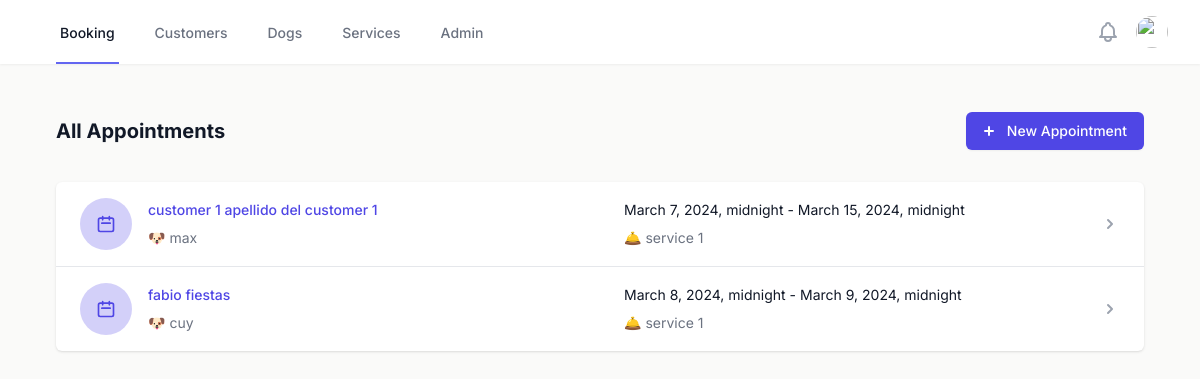
/booking/, run on an earlier commit of the app's database.
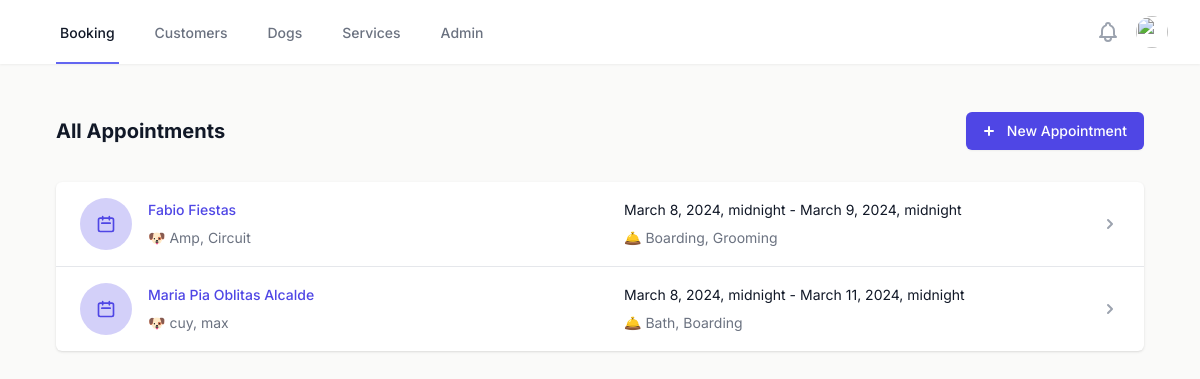
And on a later commit of the database.
### booking/models.py (models this page shows, shortened)
class Appointment(models.Model):
    id = models.UUIDField(
        primary_key=True,
        default=uuid.uuid4,
        editable=False)
    start_date = models.DateTimeField(default=timezone.now)
    end_date = models.DateTimeField(default=timezone.now)
    email_confirmation = models.BooleanField(default=False)
    created = models.DateTimeField(auto_now_add=True, editable=False)
    last_updated = models.DateTimeField(auto_now=True, editable=False)
    customer = models.ForeignKey(Customer, on_delete=models.CASCADE)
    dogs = models.ManyToManyField(Dog)
    services = models.ManyToManyField(Service)
    class Meta:
        ordering = ("start_date",)

class Customer(models.Model):
    id = models.UUIDField(
        primary_key=True,
        default=uuid.uuid4,
        editable=False)
    first_name = models.CharField(max_length=50, blank=True)
    last_name = models.CharField(max_length=100, blank=True)
    email = models.EmailField(blank=True)
    created = models.DateTimeField(auto_now_add=True, editable=False)
    last_updated = models.DateTimeField(auto_now=True, editable=False)
    class Meta:
        verbose_name = 'Customer'
        verbose_name_plural = 'Customers'
        ordering = ("first_name",)
    def __str__(self):
        return str(self.first_name + " " + self.last_name)

class Dog(models.Model):
    id = models.UUIDField(
        primary_key=True,
        default=uuid.uuid4,
        editable=False)
    first_name = models.CharField(max_length=50, blank=True)
    last_name = models.CharField(max_length=100, blank=True)
    created = models.DateTimeField(auto_now_add=True, editable=False)
    last_updated = models.DateTimeField(auto_now=True, editable=False)
    customers = models.ManyToManyField(Customer, blank=True)
    class Meta:
        verbose_name = 'Dog'
        verbose_name_plural = 'Dogs'
        ordering = ("first_name",)

class Service(models.Model):
    id = models.UUIDField(
        primary_key=True,
        default=uuid.uuid4,
        editable=False)
    name = models.CharField(max_length=100, blank=True)
    description = models.TextField(blank=True)
    created = models.DateTimeField(auto_now_add=True, editable=False)
    last_updated = models.DateTimeField(auto_now=True, editable=False)
    class Meta:
        verbose_name = 'Service'
        verbose_name_plural = 'Services'
        ordering = ("name",)

### booking/views.py (the view)
# urls.py: path('', AppointmentListView.as_view(), name='index'),
class AppointmentListView(generic.ListView):
    model = models.Appointment
    form_class = forms.AppointmentForm

### templates/booking/appointment_list.html
{% extends "index.html" %}
{% block content %}
<div class="pb-8 sm:flex sm:items-center sm:justify-between">
    <h3 class="text-xl leading-6 font-bold text-gray-900">All Appointments</h3>
    <div class="mt-3 sm:mt-0 sm:ml-4">
        <a class="btn btn-primary" href="{% url 'book_appointment' %}">
            <button type="button" class="inline-flex items-center px-4 py-2 border border-transparent rounded-md shadow-sm text-sm font-medium text-white bg-indigo-600 hover:bg-indigo-700 focus:outline-none focus:ring-2 focus:ring-offset-2 focus:ring-indigo-500">
                <svg class="-ml-1 mr-2 h-5 w-5" xmlns="http://www.w3.org/2000/svg" viewBox="0 0 20 20" fill="currentColor" aria-hidden="true">
                    <path fill-rule="evenodd" d="M10 5a1 1 0 011 1v3h3a1 1 0 110 2h-3v3a1 1 0 11-2 0v-3H6a1 1 0 110-2h3V6a1 1 0 011-1z" clip-rule="evenodd" />
                </svg>
                <span>New Appointment</span>
            </button>
        </a>
    </div>
</div>
<div class="bg-white shadow overflow-hidden sm:rounded-md">
    <ul role="list" class="divide-y divide-gray-200">
        {% for object in object_list %}
        {% include '../partials/appointment-card.html' with appointment=object %}
        {% endfor %}
    </ul>
</div>
{% endblock %}

### templates/index.html (shortened to what this page needs)
{% load static %}
<!DOCTYPE html>
<html lang="en" class="h-full">
    <head>
        <script src="https://cdn.tailwindcss.com"></script>
        <link rel="stylesheet" href="https://cdnjs.cloudflare.com/ajax/libs/font-awesome/6.0.0/css/all.min.css" />
        <link rel="stylesheet" href="https://cdn.jsdelivr.net/npm/tw-elements/dist/css/index.min.css" />
        <script src="https://cdn.tailwindcss.com"></script>
    </head>
    <body id="app" class="bg-stone-50 h-full">
        {% include './partials/nav.html' %}
        <main class="flex-1 pb-8 ">
            <div class="max-w-6xl mx-auto px-4 sm:px-6 lg:px-8 pt-12">
                {% block content %}{% endblock %}
            </div>
        </main>
    </body>
</html>

### templates/partials/nav.html (shortened to what this page needs)
<nav class="bg-white drop-shadow-sm">
    <div class="max-w-7xl mx-auto px-4 sm:px-6 lg:px-8">
        <div class="flex justify-between h-16">
            <div class="flex">
                <div class="hidden md:ml-6 md:flex md:space-x-8">
                    <a href="/" class="border-indigo-500 text-gray-900 inline-flex items-center px-1 pt-1 border-b-2 text-sm font-medium"> Booking </a>
                    <a href="#" class="border-transparent text-gray-500 hover:border-gray-300 hover:text-gray-700 inline-flex items-center px-1 pt-1 border-b-2 text-sm font-medium"> Customers </a>
                    <a href="#" class="border-transparent text-gray-500 hover:border-gray-300 hover:text-gray-700 inline-flex items-center px-1 pt-1 border-b-2 text-sm font-medium"> Dogs </a>
                    <a href="#" class="border-transparent text-gray-500 hover:border-gray-300 hover:text-gray-700 inline-flex items-center px-1 pt-1 border-b-2 text-sm font-medium"> Services </a>
                    <a href="/admin" class="border-transparent text-gray-500 hover:border-gray-300 hover:text-gray-700 inline-flex items-center px-1 pt-1 border-b-2 text-sm font-medium"> Admin </a>
                </div>
            </div>
            <div class="flex items-center">
                <div class="hidden md:ml-4 md:flex-shrink-0 md:flex md:items-center">
                    <button type="button" class="bg-white p-1 rounded-full text-gray-400 hover:text-gray-500 focus:outline-none focus:ring-2 focus:ring-offset-2 focus:ring-indigo-500">
                    </button>
                    <div class="ml-3 relative">
                        <div>
                            <button type="button" class="bg-white rounded-full flex text-sm focus:outline-none focus:ring-2 focus:ring-offset-2 focus:ring-indigo-500" id="user-menu-button" aria-expanded="false" aria-haspopup="true">
                            <img class="h-8 w-8 rounded-full" src="https://images.unsplash.com/photo-1472099645785-5658abf4ff4e?ixlib=rb-1.2.1&ixid=eyJhcHBfaWQiOjEyMDd9&auto=format&fit=facearea&facepad=2&w=256&h=256&q=80" alt="">
                            </button>
                        </div>
                    </div>
                </div>
            </div>
        </div>
    </div>
</nav>

### templates/partials/appointment-card.html
<li>
    <a href="{% url 'appointment_details' appointment.id %}" class="block hover:bg-gray-50">
        <div class="flex items-center px-4 py-4 sm:px-6">
            <div class="min-w-0 flex-1 flex items-center">
                <div class="flex-shrink-0 bg-indigo-600/25 p-4 rounded-full">
                    <svg xmlns="http://www.w3.org/2000/svg" class="h-5 w-5" fill="none" viewBox="0 0 24 24" stroke="#4f46e5" stroke-width="2">
                        <path stroke-linecap="round" stroke-linejoin="round" d="M8 7V3m8 4V3m-9 8h10M5 21h14a2 2 0 002-2V7a2 2 0 00-2-2H5a2 2 0 00-2 2v12a2 2 0 002 2z" />
                    </svg>
                </div>
                <div class="min-w-0 flex-1 px-4 md:grid md:grid-cols-2 md:gap-4">
                    <div>
                        <p class="text-sm font-medium text-indigo-600 truncate">{{ appointment.customer }}</p>
                        <p class="mt-2 flex items-center text-sm text-gray-500">
                            🐶 {% for dog in appointment.dogs.all %} {% if forloop.last %}
                            {{ dog.first_name }}
                            {% else %}
                            {{ dog.first_name }},
                            {% endif %}
                            {% endfor %}
                        </p>
                    </div>
                    <div class="hidden md:block">
                        <div>
                            <p class="text-sm text-gray-900">
                                {{ appointment.start_date }} - {{ appointment.end_date }}
                            </p>
                            <p class="mt-2 flex items-center text-sm text-gray-500">
                                🛎️ {% for service in appointment.services.all %} {% if forloop.last %}
                                {{ service.name }}
                                {% else %}
                                {{ service.name }},
                                {% endif %}
                                {% endfor %}
                            </p>
                        </div>
                    </div>
                </div>
            </div>
            <div>
                <svg class="h-5 w-5 text-gray-400" xmlns="http://www.w3.org/2000/svg" viewBox="0 0 20 20" fill="currentColor" aria-hidden="true">
                    <path fill-rule="evenodd" d="M7.293 14.707a1 1 0 010-1.414L10.586 10 7.293 6.707a1 1 0 011.414-1.414l4 4a1 1 0 010 1.414l-4 4a1 1 0 01-1.414 0z" clip-rule="evenodd" />
                </svg>
            </div>
        </div>
    </a>
</li>

What changed in the data, as far as the page shows it:
removed Appointment: customer "customer 1 apellido del customer 1", start_date "March 7, 2024, midnight", end_date "March 15, 2024, midnight", Dog (first_name "max")
removed Service: name "service 1"
removed Appointment: customer "fabio fiestas", start_date "March 8, 2024, midnight", end_date "March 9, 2024, midnight", Dog (first_name "cuy")
added Appointment: customer "Fabio Fiestas", start_date "March 8, 2024, midnight", end_date "March 9, 2024, midnight"
added Dog: first_name "Amp", shown under "Fabio Fiestas"
added Dog: first_name "Circuit", shown under "Fabio Fiestas"
added Service: name "Boarding"
added Service: name "Grooming", shown under "Fabio Fiestas"
added Appointment: customer "Maria Pia Oblitas Alcalde", start_date "March 8, 2024, midnight", end_date "March 11, 2024, midnight", Dog (first_name "cuy"), Dog (first_name "max")
added Service: name "Bath", shown under "Maria Pia Oblitas Alcalde"
